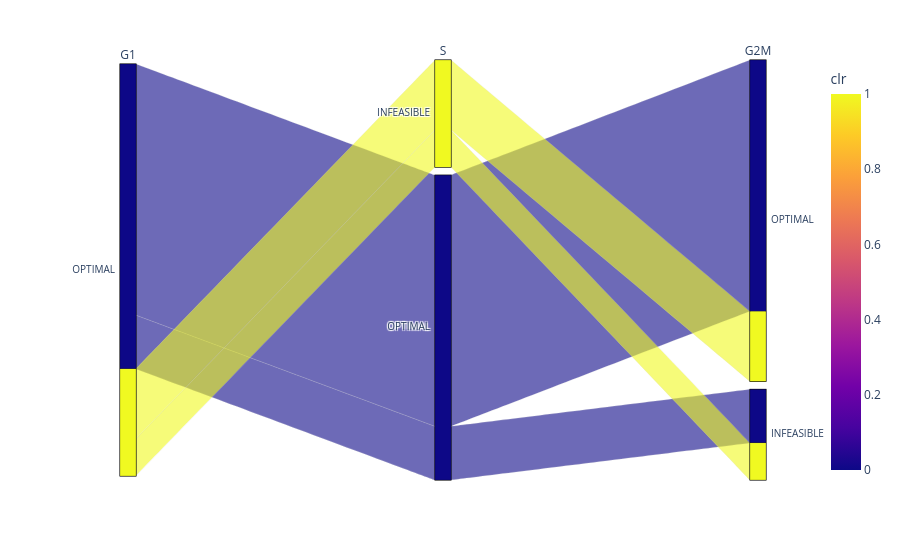

The cell this chart's notebook holds for it:
### Code cell
fig.show()

### Figure 1 — Plotly figure (JSON) as saved in the notebook; plotly's stock layout.template omitted (floating-point values rounded to 4 significant figures)
{"data": [{"dimensions": [{"label": "G1", "values": ["OPTIMAL", "OPTIMAL", "OPTIMAL", "OPTIMAL", "OPTIMAL", "OPTIMAL", "OPTIMAL", "OPTIMAL", "OPTIMAL", "OPTIMAL", "OPTIMAL", "OPTIMAL", "OPTIMAL", "OPTIMAL", "OPTIMAL", "OPTIMAL", "OPTIMAL", "OPTIMAL", "OPTIMAL", "OPTIMAL", "OPTIMAL", "OPTIMAL", "OPTIMAL", "OPTIMAL", "OPTIMAL", "OPTIMAL", "OPTIMAL", "OPTIMAL", "OPTIMAL", "OPTIMAL", "OPTIMAL", "OPTIMAL", "OPTIMAL", "OPTIMAL", "OPTIMAL", "OPTIMAL", "OPTIMAL", "OPTIMAL", "OPTIMAL", "OPTIMAL", "OPTIMAL", "OPTIMAL", "OPTIMAL", "OPTIMAL", "OPTIMAL", "OPTIMAL", "OPTIMAL", "OPTIMAL", "OPTIMAL", "OPTIMAL", "OPTIMAL", "OPTIMAL", "OPTIMAL", "OPTIMAL", "OPTIMAL", "OPTIMAL", "OPTIMAL", "OPTIMAL", "OPTIMAL", "OPTIMAL", "OPTIMAL", "OPTIMAL", "OPTIMAL", "OPTIMAL", "OPTIMAL", "OPTIMAL", "OPTIMAL", "OPTIMAL", "OPTIMAL", "OPTIMAL", "OPTIMAL", "OPTIMAL", "OPTIMAL", "OPTIMAL", "OPTIMAL", "OPTIMAL", "OPTIMAL", "OPTIMAL", "OPTIMAL", "OPTIMAL", "OPTIMAL", "OPTIMAL", "OPTIMAL", "OPTIMAL", "OPTIMAL", "OPTIMAL", "OPTIMAL", "OPTIMAL", "OPTIMAL", "OPTIMAL", "OPTIMAL", "OPTIMAL", "OPTIMAL", "OPTIMAL", "OPTIMAL", "OPTIMAL", "OPTIMAL", "OPTIMAL", "OPTIMAL", "OPTIMAL"]}, {"label": "S", "values": ["INFEASIBLE", "OPTIMAL", "OPTIMAL", "OPTIMAL", "OPTIMAL", "OPTIMAL", "OPTIMAL", "OPTIMAL", "OPTIMAL", "OPTIMAL", "OPTIMAL", "INFEASIBLE", "OPTIMAL", "OPTIMAL", "OPTIMAL", "INFEASIBLE", "INFEASIBLE", "OPTIMAL", "OPTIMAL", "INFEASIBLE", "INFEASIBLE", "INFEASIBLE", "INFEASIBLE", "OPTIMAL", "OPTIMAL", "INFEASIBLE", "INFEASIBLE", "INFEASIBLE", "OPTIMAL", "OPTIMAL", "OPTIMAL", "OPTIMAL", "OPTIMAL", "INFEASIBLE", "INFEASIBLE", "OPTIMAL", "OPTIMAL", "INFEASIBLE", "OPTIMAL", "INFEASIBLE", "INFEASIBLE", "INFEASIBLE", "OPTIMAL", "OPTIMAL", "INFEASIBLE", "OPTIMAL", "INFEASIBLE", "OPTIMAL", "OPTIMAL", "OPTIMAL", "OPTIMAL", "OPTIMAL", "OPTIMAL", "OPTIMAL", "OPTIMAL", "OPTIMAL", "OPTIMAL", "OPTIMAL", "OPTIMAL", "OPTIMAL", "INFEASIBLE", "INFEASIBLE", "OPTIMAL", "OPTIMAL", "INFEASIBLE", "OPTIMAL", "OPTIMAL", "OPTIMAL", "OPTIMAL", "OPTIMAL", "OPTIMAL", "OPTIMAL", "OPTIMAL", "OPTIMAL", "OPTIMAL", "OPTIMAL", "OPTIMAL", "OPTIMAL", "OPTIMAL", "OPTIMAL", "OPTIMAL", "OPTIMAL", "OPTIMAL", "OPTIMAL", "OPTIMAL", "OPTIMAL", "OPTIMAL", "OPTIMAL", "OPTIMAL", "INFEASIBLE", "INFEASIBLE", "OPTIMAL", "OPTIMAL", "OPTIMAL", "OPTIMAL", "INFEASIBLE", "OPTIMAL", "OPTIMAL", "INFEASIBLE", "OPTIMAL"]}, {"label": "G2M", "values": ["OPTIMAL", "OPTIMAL", "OPTIMAL", "INFEASIBLE", "OPTIMAL", "OPTIMAL", "OPTIMAL", "OPTIMAL", "OPTIMAL", "INFEASIBLE", "OPTIMAL", "OPTIMAL", "OPTIMAL", "OPTIMAL", "INFEASIBLE", "OPTIMAL", "INFEASIBLE", "OPTIMAL", "OPTIMAL", "OPTIMAL", "OPTIMAL", "OPTIMAL", "INFEASIBLE", "OPTIMAL", "INFEASIBLE", "INFEASIBLE", "OPTIMAL", "OPTIMAL", "OPTIMAL", "OPTIMAL", "OPTIMAL", "OPTIMAL", "OPTIMAL", "INFEASIBLE", "OPTIMAL", "OPTIMAL", "OPTIMAL", "INFEASIBLE", "OPTIMAL", "INFEASIBLE", "OPTIMAL", "INFEASIBLE", "OPTIMAL", "INFEASIBLE", "OPTIMAL", "OPTIMAL", "OPTIMAL", "OPTIMAL", "OPTIMAL", "OPTIMAL", "OPTIMAL", "OPTIMAL", "OPTIMAL", "OPTIMAL", "INFEASIBLE", "OPTIMAL", "INFEASIBLE", "OPTIMAL", "INFEASIBLE", "OPTIMAL", "OPTIMAL", "INFEASIBLE", "OPTIMAL", "OPTIMAL", "OPTIMAL", "OPTIMAL", "INFEASIBLE", "OPTIMAL", "OPTIMAL", "OPTIMAL", "INFEASIBLE", "OPTIMAL", "INFEASIBLE", "OPTIMAL", "OPTIMAL", "OPTIMAL", "OPTIMAL", "INFEASIBLE", "OPTIMAL", "OPTIMAL", "OPTIMAL", "OPTIMAL", "OPTIMAL", "OPTIMAL", "OPTIMAL", "OPTIMAL", "OPTIMAL", "INFEASIBLE", "OPTIMAL", "OPTIMAL", "OPTIMAL", "OPTIMAL", "OPTIMAL", "OPTIMAL", "OPTIMAL", "INFEASIBLE", "OPTIMAL", "OPTIMAL", "OPTIMAL", "OPTIMAL"]}], "domain": {"x": [0, 1], "y": [0, 1]}, "line": {"color": [1, 0, 0, 0, 0, 0, 0, 0, 0, 0, 0, 1, 0, 0, 0, 1, 1, 0, 0, 1, 1, 1, 1, 0, 0, 1, 1, 1, 0, 0, 0, 0, 0, 1, 1, 0, 0, 1, 0, 1, 1, 1, 0, 0, 1, 0, 1, 0, 0, 0, 0, 0, 0, 0, 0, 0, 0, 0, 0, 0, 1, 1, 0, 0, 1, 0, 0, 0, 0, 0, 0, 0, 0, 0, 0, 0, 0, 0, 0, 0, 0, 0, 0, 0, 0, 0, 0, 0, 0, 1, 1, 0, 0, 0, 0, 1, 0, 0, 1, 0], "coloraxis": "coloraxis"}, "name": "", "type": "parcats"}], "layout": {"coloraxis": {"colorbar": {"title": {"text": "clr"}}, "colorscale": [[0, "#0d0887"], [0.1111, "#46039f"], [0.2222, "#7201a8"], [0.3333, "#9c179e"], [0.4444, "#bd3786"], [0.5556, "#d8576b"], [0.6667, "#ed7953"], [0.7778, "#fb9f3a"], [0.8889, "#fdca26"], [1, "#f0f921"]]}, "legend": {"tracegroupgap": 0}, "margin": {"t": 60}}}
